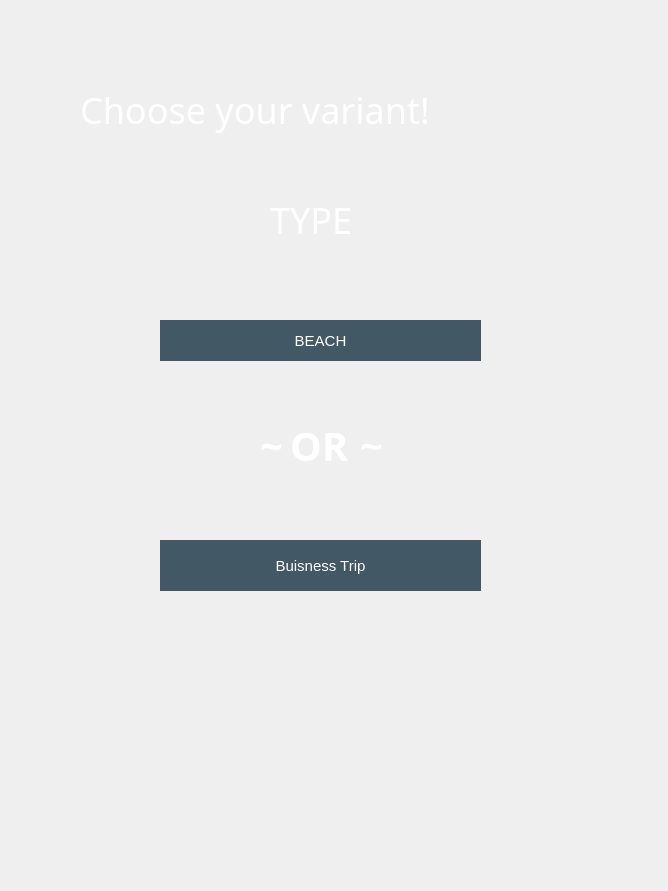
<?xml version="1.0" encoding="UTF-8"?>
<ui version="4.0">
 <class>MainWindow</class>
 <widget class="QMainWindow" name="MainWindow">
  <property name="geometry">
   <rect>
    <x>0</x>
    <y>0</y>
    <width>668</width>
    <height>891</height>
   </rect>
  </property>
  <property name="windowTitle">
   <string>MainWindow</string>
  </property>
  <property name="styleSheet">
   <string notr="true">backgroud: opacity 0;
</string>
  </property>
  <widget class="QWidget" name="centralwidget">
   <property name="styleSheet">
    <string notr="true">background-image: url(./images/back.jpg);
</string>
   </property>
   <widget class="QLabel" name="label">
    <property name="geometry">
     <rect>
      <x>80</x>
      <y>80</y>
      <width>491</width>
      <height>61</height>
     </rect>
    </property>
    <property name="font">
     <font>
      <family>Luckiest Guy</family>
      <pointsize>36</pointsize>
     </font>
    </property>
    <property name="acceptDrops">
     <bool>false</bool>
    </property>
    <property name="autoFillBackground">
     <bool>false</bool>
    </property>
    <property name="styleSheet">
     <string notr="true">color: white;
background: opacity 0;

</string>
    </property>
    <property name="text">
     <string>&lt;!DOCTYPE HTML PUBLIC &quot;-//W3C//DTD HTML 4.0//EN&quot; &quot;http://www.w3.org/TR/REC-html40/strict.dtd&quot;&gt;
&lt;html&gt;&lt;head&gt;&lt;meta name=&quot;qrichtext&quot; content=&quot;1&quot; /&gt;&lt;style type=&quot;text/css&quot;&gt;
&lt;/style&gt;&lt;/head&gt;&lt;body style=&quot; font-family:'Luckiest Guy','cursive'; font-size:45px; font-weight:400; font-style:normal;&quot;&gt;
&lt;p style=&quot; margin-top:0px; margin-bottom:0px; margin-left:0px; margin-right:0px; -qt-block-indent:0; text-indent:0px;&quot;&gt;&lt;span style=&quot; font-size:27pt;&quot;&gt;Choose your variant!&lt;/span&gt;&lt;/p&gt;&lt;/body&gt;&lt;/html&gt;</string>
    </property>
    <property name="wordWrap">
     <bool>false</bool>
    </property>
   </widget>
   <widget class="QLabel" name="label_2">
    <property name="geometry">
     <rect>
      <x>290</x>
      <y>420</y>
      <width>71</width>
      <height>51</height>
     </rect>
    </property>
    <property name="font">
     <font>
      <family>Merienda</family>
      <pointsize>-1</pointsize>
      <weight>75</weight>
      <italic>false</italic>
      <bold>true</bold>
      <underline>false</underline>
     </font>
    </property>
    <property name="autoFillBackground">
     <bool>false</bool>
    </property>
    <property name="styleSheet">
     <string notr="true">font-family: 'Merienda';
color: #fff;
font-weight: bold;
font-size: 40px;
background: opacity 0;</string>
    </property>
    <property name="text">
     <string>OR</string>
    </property>
   </widget>
   <widget class="QPushButton" name="button_incountry_warm_beach">
    <property name="geometry">
     <rect>
      <x>160</x>
      <y>320</y>
      <width>321</width>
      <height>41</height>
     </rect>
    </property>
    <property name="styleSheet">
     <string notr="true">QPushButton{
background-color: #425865;
border: 2px solid #425865;
border-radius: 30px;
color: white;
font-family: 'Luckiest Guy', cursive;
font-size: 15px;
}
QPushButton:pressed{
	background-color: #fa4244;
}</string>
    </property>
    <property name="text">
     <string>BEACH</string>
    </property>
   </widget>
   <widget class="QPushButton" name="button_incountry_warm_buisnesstrip">
    <property name="geometry">
     <rect>
      <x>160</x>
      <y>540</y>
      <width>321</width>
      <height>51</height>
     </rect>
    </property>
    <property name="styleSheet">
     <string notr="true">QPushButton{
background-color: #425865;
border: 2px solid #425865;
border-radius: 30px;
color: white;
font-family: 'Luckiest Guy', cursive;
font-size: 15px;
}
QPushButton:pressed{
	background-color: #fa4244;
}</string>
    </property>
    <property name="text">
     <string>Buisness Trip</string>
    </property>
   </widget>
   <widget class="QLabel" name="label_3">
    <property name="geometry">
     <rect>
      <x>360</x>
      <y>420</y>
      <width>31</width>
      <height>51</height>
     </rect>
    </property>
    <property name="font">
     <font>
      <family>Merienda</family>
      <pointsize>-1</pointsize>
      <weight>75</weight>
      <italic>false</italic>
      <bold>true</bold>
      <underline>false</underline>
     </font>
    </property>
    <property name="autoFillBackground">
     <bool>false</bool>
    </property>
    <property name="styleSheet">
     <string notr="true">font-family: 'Merienda';
color: #fff;
font-weight: bold;
font-size: 40px;
background: opacity 0;</string>
    </property>
    <property name="text">
     <string>~</string>
    </property>
   </widget>
   <widget class="QLabel" name="label_4">
    <property name="geometry">
     <rect>
      <x>260</x>
      <y>420</y>
      <width>31</width>
      <height>51</height>
     </rect>
    </property>
    <property name="font">
     <font>
      <family>Merienda</family>
      <pointsize>-1</pointsize>
      <weight>75</weight>
      <italic>false</italic>
      <bold>true</bold>
      <underline>false</underline>
     </font>
    </property>
    <property name="autoFillBackground">
     <bool>false</bool>
    </property>
    <property name="styleSheet">
     <string notr="true">font-family: 'Merienda';
color: #fff;
font-weight: bold;
font-size: 40px;
background: opacity 0;</string>
    </property>
    <property name="text">
     <string>~</string>
    </property>
   </widget>
   <widget class="QLabel" name="label_5">
    <property name="geometry">
     <rect>
      <x>270</x>
      <y>190</y>
      <width>211</width>
      <height>61</height>
     </rect>
    </property>
    <property name="font">
     <font>
      <family>Luckiest Guy</family>
      <pointsize>36</pointsize>
     </font>
    </property>
    <property name="acceptDrops">
     <bool>false</bool>
    </property>
    <property name="autoFillBackground">
     <bool>false</bool>
    </property>
    <property name="styleSheet">
     <string notr="true">color: white;
background: opacity 0;

</string>
    </property>
    <property name="text">
     <string>&lt;!DOCTYPE HTML PUBLIC &quot;-//W3C//DTD HTML 4.0//EN&quot; &quot;http://www.w3.org/TR/REC-html40/strict.dtd&quot;&gt;
&lt;html&gt;&lt;head&gt;&lt;meta name=&quot;qrichtext&quot; content=&quot;1&quot; /&gt;&lt;style type=&quot;text/css&quot;&gt;
&lt;/style&gt;&lt;/head&gt;&lt;body style=&quot; font-family:'Luckiest Guy','cursive'; font-size:45px; font-weight:400; font-style:normal;&quot;&gt;
&lt;p style=&quot; margin-top:0px; margin-bottom:0px; margin-left:0px; margin-right:0px; -qt-block-indent:0; text-indent:0px;&quot;&gt;&lt;span style=&quot; font-size:27pt;&quot;&gt;TYPE&lt;/span&gt;&lt;/p&gt;&lt;/body&gt;&lt;/html&gt;</string>
    </property>
    <property name="wordWrap">
     <bool>false</bool>
    </property>
   </widget>
  </widget>
 </widget>
 <resources/>
 <connections/>
</ui>
